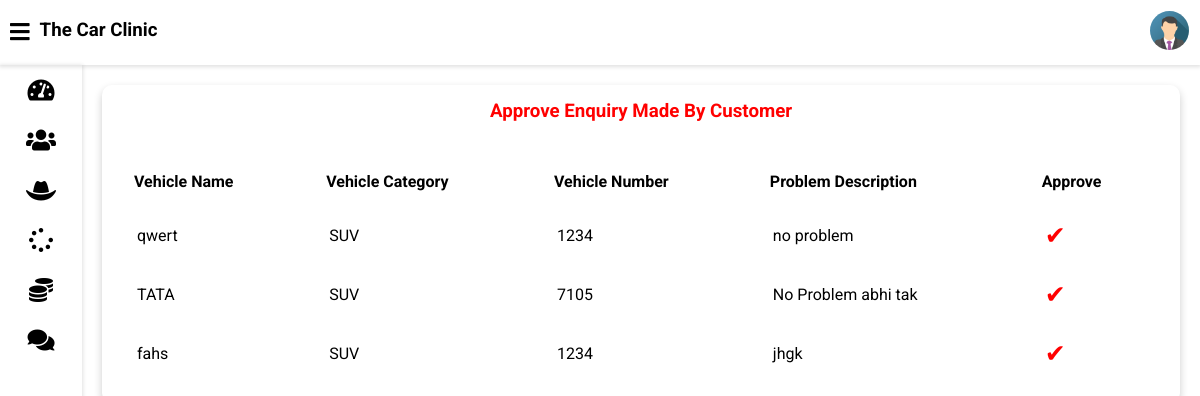
Screenshot of /admin-approve-request (signed in) with the database file from the repository.
### vehicle/models.py (models this page shows, shortened)
class Request(models.Model):
    cat=(('SUV','SUV'),('Hatchback','Hatchback'),('Sedan','Sedan'),('Other','Other'))
    category=models.CharField(max_length=50,choices=cat)
    vehicle_no=models.PositiveIntegerField(null=False)
    vehicle_name = models.CharField(max_length=40,null=False)
    vehicle_model = models.CharField(max_length=40,null=False)
    vehicle_brand = models.CharField(max_length=40,null=False)
    problem_description = models.CharField(max_length=500,null=False)
    date=models.DateField(auto_now=True)
    cost=models.PositiveIntegerField(null=True)
    customer=models.ForeignKey('Customer', on_delete=models.CASCADE,null=True)
    mechanic=models.ForeignKey('Mechanic',on_delete=models.CASCADE,null=True)
    stat=(('Pending','Pending'),('Approved','Approved'),('Repairing','Repairing'),('Repairing Done','Repairing Done'),('Released','Released'))
    status=models.CharField(max_length=50,choices=stat,default='Pending',null=True)

### vehicle/views.py (the view)
# urls.py: path('admin-approve-request',views.admin_approve_request_view,name='admin-approve-request'),
@login_required(login_url='adminlogin')
def admin_approve_request_view(request):
    enquiry=models.Request.objects.all().filter(status='Pending')
    return render(request,'vehicle/admin_approve_request.html',{'enquiry':enquiry})

### templates/vehicle/admin_approve_request.html
{% extends 'vehicle/adminbase.html' %}
{% block content %}
	<div class="wrapper">
		<div class="row">
			<div class="col-12 col-m-12 col-sm-12">
				<div class="card">
					<div class="card-header">
						<h3 style="color:red; text-align:center" >
							Approve Enquiry Made By Customer
						</h3>
					</div>
					<div class="card-content">
						<table>
							<thead>
                <tr>
                  <th>Vehicle Name</th>
                  <th>Vehicle Category</th>
                  <th>Vehicle Number</th>
                  <th>Problem Description</th>
                  <th>Approve</th>
                </tr>
							</thead>
							<tbody>
                {% for r in enquiry %}
                <tr>
                  <td> {{r.vehicle_name}}</td>
                  <td>{{r.category}}</td>
                  <td>{{r.vehicle_no}}</td>
                  <td>{{r.problem_description}}</td>
                  <td><a  style="color:red; text-decoration:none;font-size:25px;" href="{% url 'approve-request' r.id  %}">&#10004;</a></td>
                    </tr>
                {% endfor %}
							</tbody>
						</table>
					</div>
				</div>
			</div>
		</div>
<br><br><br><br><br><br><br><br><br><br><br><br><br><br><br><br>
	</div>
{% endblock content %}

### static/style.css (style rules this page uses)
* { box-sizing: border-box; }
body { font-family: 'Roboto', sans-serif; background: var(--main-bg-color); color: var(--main-color); margin: 0; }
.wrapper { padding: 10px; margin-left: 82px; padding-top: 75px; background: var(--second-bg-color); transition: margin-left .5s; }
.row { display: flex; flex-wrap: wrap; flex-direction: row; }
.row:after, .row:before { box-sizing: border-box; }
[class*="col-"] { padding: 10px; }
@media only screen and (min-width: 600px) { .col-sm-12 { width: 100%; } }
@media only screen and (min-width: 768px) { .col-m-12 { width: 100%; } }
@media only screen and (min-width: 992px) { .col-12 { width: 100%; } }
.card { background: var(--main-bg-color); color: var(--main-color); border-radius: 10px; margin-bottom: 10px; box-shadow: 0 4px 8px 0 rgba(0,0,0,0.2); }
.card-header { padding: 15px 30px; border-bottom: 1px solid var(--second-bg-color); position: relative; }
.card-header h3 { margin: 0; }
.card-content { padding: 20px; overflow-x: auto; }
table { border-collapse: collapse; width: 100%; }
table td { border-top: 1px solid var(--second-bg-color); padding: 15px; }
table th { border-top: 1px solid var(--second-bg-color); border-bottom: 1px solid var(--second-bg-color); padding: 15px 12px; text-align: left; }

### rows the page displays
Request: vehicle_name "qwert", category "SUV", vehicle_no "1234", problem_description "no problem"
Request: vehicle_name "TATA", category "SUV", vehicle_no "7105", problem_description "No Problem abhi tak"
Request: vehicle_name "fahs", category "SUV", vehicle_no "1234", problem_description "jhgk"
